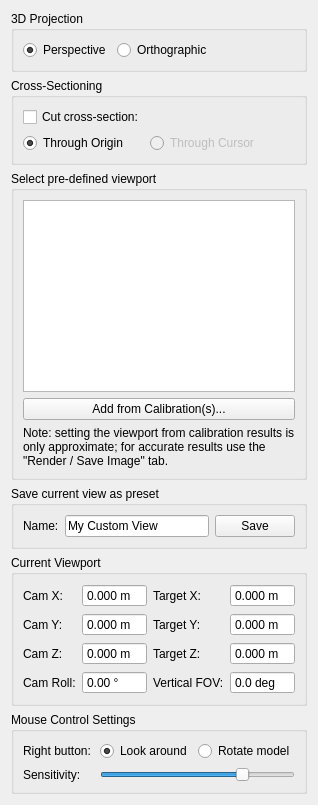
      <widget class="QWidget" name="views_tab">
       <attribute name="title">
        <string>3D Viewport</string>
       </attribute>
       <layout class="QVBoxLayout" name="verticalLayout_3">
        <item>
         <widget class="QGroupBox" name="groupBox_11">
          <property name="sizePolicy">
           <sizepolicy hsizetype="Minimum" vsizetype="Preferred">
            <horstretch>0</horstretch>
            <verstretch>0</verstretch>
           </sizepolicy>
          </property>
          <property name="title">
           <string>3D Projection</string>
          </property>
          <layout class="QHBoxLayout" name="horizontalLayout">
           <item>
            <widget class="QRadioButton" name="proj_perspective">
             <property name="text">
              <string>Perspective</string>
             </property>
             <property name="checked">
              <bool>true</bool>
             </property>
            </widget>
           </item>
           <item>
            <widget class="QRadioButton" name="proj_orthographic">
             <property name="text">
              <string>Orthographic</string>
             </property>
            </widget>
           </item>
           <item>
            <spacer name="horizontalSpacer_7">
             <property name="orientation">
              <enum>Qt::Horizontal</enum>
             </property>
             <property name="sizeHint" stdset="0">
              <size>
               <width>40</width>
               <height>20</height>
              </size>
             </property>
            </spacer>
           </item>
          </layout>
         </widget>
        </item>
        <item>
         <widget class="QGroupBox" name="groupBox_8">
          <property name="sizePolicy">
           <sizepolicy hsizetype="Minimum" vsizetype="Preferred">
            <horstretch>0</horstretch>
            <verstretch>0</verstretch>
           </sizepolicy>
          </property>
          <property name="title">
           <string>Cross-Sectioning</string>
          </property>
          <layout class="QGridLayout" name="gridLayout_14">
           <item row="0" column="0">
            <widget class="QCheckBox" name="xsection_checkbox">
             <property name="enabled">
              <bool>true</bool>
             </property>
             <property name="text">
              <string>Cut cross-section:</string>
             </property>
            </widget>
           </item>
           <item row="0" column="3">
            <spacer name="horizontalSpacer_6">
             <property name="orientation">
              <enum>Qt::Horizontal</enum>
             </property>
             <property name="sizeHint" stdset="0">
              <size>
               <width>40</width>
               <height>20</height>
              </size>
             </property>
            </spacer>
           </item>
           <item row="1" column="0">
            <widget class="QRadioButton" name="xsection_origin">
             <property name="text">
              <string>Through Origin</string>
             </property>
             <property name="checked">
              <bool>true</bool>
             </property>
            </widget>
           </item>
           <item row="1" column="3">
            <widget class="QRadioButton" name="xsection_cursor">
             <property name="enabled">
              <bool>false</bool>
             </property>
             <property name="text">
              <string>Through Cursor</string>
             </property>
            </widget>
           </item>
          </layout>
         </widget>
        </item>
        <item>
         <widget class="QGroupBox" name="groupBox_6">
          <property name="sizePolicy">
           <sizepolicy hsizetype="Minimum" vsizetype="Preferred">
            <horstretch>0</horstretch>
            <verstretch>0</verstretch>
           </sizepolicy>
          </property>
          <property name="title">
           <string>Select pre-defined viewport</string>
          </property>
          <layout class="QVBoxLayout" name="verticalLayout_4">
           <item>
            <widget class="QTreeWidget" name="viewlist">
             <property name="sizePolicy">
              <sizepolicy hsizetype="Minimum" vsizetype="Expanding">
               <horstretch>0</horstretch>
               <verstretch>0</verstretch>
              </sizepolicy>
             </property>
             <property name="editTriggers">
              <set>QAbstractItemView::NoEditTriggers</set>
             </property>
             <property name="showDropIndicator" stdset="0">
              <bool>false</bool>
             </property>
             <attribute name="headerVisible">
              <bool>false</bool>
             </attribute>
             <column>
              <property name="text">
               <string notr="true">1</string>
              </property>
             </column>
            </widget>
           </item>
           <item>
            <widget class="QPushButton" name="viewport_load_calib">
             <property name="text">
              <string>Add from Calibration(s)...</string>
             </property>
            </widget>
           </item>
           <item>
            <widget class="QLabel" name="label_3">
             <property name="text">
              <string>Note: setting the viewport from calibration results is only approximate; for accurate results use the &quot;Render / Save Image&quot; tab.</string>
             </property>
             <property name="wordWrap">
              <bool>true</bool>
             </property>
            </widget>
           </item>
          </layout>
         </widget>
        </item>
        <item>
         <widget class="QGroupBox" name="groupBox_2">
          <property name="sizePolicy">
           <sizepolicy hsizetype="Minimum" vsizetype="Preferred">
            <horstretch>0</horstretch>
            <verstretch>0</verstretch>
           </sizepolicy>
          </property>
          <property name="title">
           <string>Save current view as preset</string>
          </property>
          <layout class="QHBoxLayout" name="horizontalLayout_3">
           <item>
            <widget class="QLabel" name="label_16">
             <property name="text">
              <string>Name:</string>
             </property>
            </widget>
           </item>
           <item>
            <widget class="QLineEdit" name="view_save_name">
             <property name="text">
              <string>My Custom View</string>
             </property>
            </widget>
           </item>
           <item>
            <widget class="QPushButton" name="save_view_button">
             <property name="text">
              <string>Save</string>
             </property>
            </widget>
           </item>
          </layout>
         </widget>
        </item>
        <item>
         <widget class="QGroupBox" name="groupBox">
          <property name="sizePolicy">
           <sizepolicy hsizetype="Minimum" vsizetype="Fixed">
            <horstretch>0</horstretch>
            <verstretch>0</verstretch>
           </sizepolicy>
          </property>
          <property name="title">
           <string>Current Viewport</string>
          </property>
          <layout class="QVBoxLayout" name="verticalLayout_6">
           <item>
            <widget class="QFrame" name="viewinfoframe">
             <property name="sizePolicy">
              <sizepolicy hsizetype="Minimum" vsizetype="Preferred">
               <horstretch>0</horstretch>
               <verstretch>0</verstretch>
              </sizepolicy>
             </property>
             <property name="frameShape">
              <enum>QFrame::NoFrame</enum>
             </property>
             <property name="frameShadow">
              <enum>QFrame::Plain</enum>
             </property>
             <layout class="QGridLayout" name="gridLayout_3">
              <property name="leftMargin">
               <number>0</number>
              </property>
              <property name="topMargin">
               <number>0</number>
              </property>
              <property name="rightMargin">
               <number>0</number>
              </property>
              <property name="bottomMargin">
               <number>0</number>
              </property>
              <item row="1" column="2">
               <widget class="QLabel" name="label_9">
                <property name="sizePolicy">
                 <sizepolicy hsizetype="Minimum" vsizetype="Preferred">
                  <horstretch>0</horstretch>
                  <verstretch>0</verstretch>
                 </sizepolicy>
                </property>
                <property name="text">
                 <string>Target Y:</string>
                </property>
               </widget>
              </item>
              <item row="2" column="2">
               <widget class="QLabel" name="label_11">
                <property name="sizePolicy">
                 <sizepolicy hsizetype="Minimum" vsizetype="Preferred">
                  <horstretch>0</horstretch>
                  <verstretch>0</verstretch>
                 </sizepolicy>
                </property>
                <property name="text">
                 <string>Target Z:</string>
                </property>
               </widget>
              </item>
              <item row="0" column="3">
               <widget class="QDoubleSpinBox" name="tarX">
                <property name="maximumSize">
                 <size>
                  <width>16777215</width>
                  <height>16777215</height>
                 </size>
                </property>
                <property name="buttonSymbols">
                 <enum>QAbstractSpinBox::NoButtons</enum>
                </property>
                <property name="keyboardTracking">
                 <bool>false</bool>
                </property>
                <property name="suffix">
                 <string> m</string>
                </property>
                <property name="decimals">
                 <number>3</number>
                </property>
                <property name="minimum">
                 <double>-99.900000000000006</double>
                </property>
                <property name="singleStep">
                 <double>0.001000000000000</double>
                </property>
               </widget>
              </item>
              <item row="1" column="3">
               <widget class="QDoubleSpinBox" name="tarY">
                <property name="maximumSize">
                 <size>
                  <width>16777215</width>
                  <height>16777215</height>
                 </size>
                </property>
                <property name="buttonSymbols">
                 <enum>QAbstractSpinBox::NoButtons</enum>
                </property>
                <property name="keyboardTracking">
                 <bool>false</bool>
                </property>
                <property name="suffix">
                 <string> m</string>
                </property>
                <property name="decimals">
                 <number>3</number>
                </property>
                <property name="minimum">
                 <double>-99.900000000000006</double>
                </property>
                <property name="singleStep">
                 <double>0.001000000000000</double>
                </property>
               </widget>
              </item>
              <item row="2" column="3">
               <widget class="QDoubleSpinBox" name="tarZ">
                <property name="maximumSize">
                 <size>
                  <width>16777215</width>
                  <height>16777215</height>
                 </size>
                </property>
                <property name="buttonSymbols">
                 <enum>QAbstractSpinBox::NoButtons</enum>
                </property>
                <property name="keyboardTracking">
                 <bool>false</bool>
                </property>
                <property name="suffix">
                 <string> m</string>
                </property>
                <property name="decimals">
                 <number>3</number>
                </property>
                <property name="minimum">
                 <double>-99.900000000000006</double>
                </property>
                <property name="singleStep">
                 <double>0.001000000000000</double>
                </property>
               </widget>
              </item>
              <item row="1" column="1">
               <widget class="QDoubleSpinBox" name="camY">
                <property name="maximumSize">
                 <size>
                  <width>16777215</width>
                  <height>16777215</height>
                 </size>
                </property>
                <property name="buttonSymbols">
                 <enum>QAbstractSpinBox::NoButtons</enum>
                </property>
                <property name="keyboardTracking">
                 <bool>false</bool>
                </property>
                <property name="suffix">
                 <string> m</string>
                </property>
                <property name="decimals">
                 <number>3</number>
                </property>
                <property name="minimum">
                 <double>-99.900000000000006</double>
                </property>
                <property name="singleStep">
                 <double>0.001000000000000</double>
                </property>
               </widget>
              </item>
              <item row="0" column="0">
               <widget class="QLabel" name="label_5">
                <property name="sizePolicy">
                 <sizepolicy hsizetype="Minimum" vsizetype="Preferred">
                  <horstretch>0</horstretch>
                  <verstretch>0</verstretch>
                 </sizepolicy>
                </property>
                <property name="text">
                 <string>Cam X:</string>
                </property>
               </widget>
              </item>
              <item row="1" column="0">
               <widget class="QLabel" name="label_7">
                <property name="sizePolicy">
                 <sizepolicy hsizetype="Minimum" vsizetype="Preferred">
                  <horstretch>0</horstretch>
                  <verstretch>0</verstretch>
                 </sizepolicy>
                </property>
                <property name="text">
                 <string>Cam Y:</string>
                </property>
               </widget>
              </item>
              <item row="2" column="0">
               <widget class="QLabel" name="label_10">
                <property name="sizePolicy">
                 <sizepolicy hsizetype="Minimum" vsizetype="Preferred">
                  <horstretch>0</horstretch>
                  <verstretch>0</verstretch>
                 </sizepolicy>
                </property>
                <property name="text">
                 <string>Cam Z:</string>
                </property>
               </widget>
              </item>
              <item row="0" column="1">
               <widget class="QDoubleSpinBox" name="camX">
                <property name="maximumSize">
                 <size>
                  <width>16777215</width>
                  <height>16777215</height>
                 </size>
                </property>
                <property name="buttonSymbols">
                 <enum>QAbstractSpinBox::NoButtons</enum>
                </property>
                <property name="keyboardTracking">
                 <bool>false</bool>
                </property>
                <property name="suffix">
                 <string> m</string>
                </property>
                <property name="decimals">
                 <number>3</number>
                </property>
                <property name="minimum">
                 <double>-99.900000000000006</double>
                </property>
                <property name="singleStep">
                 <double>0.001000000000000</double>
                </property>
               </widget>
              </item>
              <item row="2" column="1">
               <widget class="QDoubleSpinBox" name="camZ">
                <property name="maximumSize">
                 <size>
                  <width>16777215</width>
                  <height>16777215</height>
                 </size>
                </property>
                <property name="buttonSymbols">
                 <enum>QAbstractSpinBox::NoButtons</enum>
                </property>
                <property name="keyboardTracking">
                 <bool>false</bool>
                </property>
                <property name="suffix">
                 <string> m</string>
                </property>
                <property name="decimals">
                 <number>3</number>
                </property>
                <property name="minimum">
                 <double>-99.900000000000006</double>
                </property>
                <property name="singleStep">
                 <double>0.001000000000000</double>
                </property>
               </widget>
              </item>
              <item row="0" column="2">
               <widget class="QLabel" name="label_8">
                <property name="sizePolicy">
                 <sizepolicy hsizetype="Minimum" vsizetype="Preferred">
                  <horstretch>0</horstretch>
                  <verstretch>0</verstretch>
                 </sizepolicy>
                </property>
                <property name="text">
                 <string>Target X:</string>
                </property>
               </widget>
              </item>
              <item row="3" column="3">
               <widget class="QDoubleSpinBox" name="camFOV">
                <property name="maximumSize">
                 <size>
                  <width>16777215</width>
                  <height>16777215</height>
                 </size>
                </property>
                <property name="buttonSymbols">
                 <enum>QAbstractSpinBox::NoButtons</enum>
                </property>
                <property name="correctionMode">
                 <enum>QAbstractSpinBox::CorrectToNearestValue</enum>
                </property>
                <property name="keyboardTracking">
                 <bool>false</bool>
                </property>
                <property name="suffix">
                 <string> deg</string>
                </property>
                <property name="decimals">
                 <number>1</number>
                </property>
                <property name="maximum">
                 <double>180.000000000000000</double>
                </property>
                <property name="singleStep">
                 <double>0.100000000000000</double>
                </property>
               </widget>
              </item>
              <item row="3" column="2">
               <widget class="QLabel" name="label_12">
                <property name="sizePolicy">
                 <sizepolicy hsizetype="Minimum" vsizetype="Preferred">
                  <horstretch>0</horstretch>
                  <verstretch>0</verstretch>
                 </sizepolicy>
                </property>
                <property name="text">
                 <string>Vertical FOV:</string>
                </property>
               </widget>
              </item>
              <item row="3" column="0">
               <widget class="QLabel" name="label_24">
                <property name="text">
                 <string>Cam Roll:</string>
                </property>
               </widget>
              </item>
              <item row="3" column="1">
               <widget class="QDoubleSpinBox" name="cam_roll">
                <property name="maximumSize">
                 <size>
                  <width>16777215</width>
                  <height>16777215</height>
                 </size>
                </property>
                <property name="buttonSymbols">
                 <enum>QAbstractSpinBox::NoButtons</enum>
                </property>
                <property name="keyboardTracking">
                 <bool>false</bool>
                </property>
                <property name="suffix">
                 <string> °</string>
                </property>
                <property name="minimum">
                 <double>-90.000000000000000</double>
                </property>
                <property name="maximum">
                 <double>90.000000000000000</double>
                </property>
               </widget>
              </item>
             </layout>
            </widget>
           </item>
          </layout>
         </widget>
        </item>
        <item>
         <widget class="QGroupBox" name="groupBox_10">
          <property name="sizePolicy">
           <sizepolicy hsizetype="Minimum" vsizetype="Preferred">
            <horstretch>0</horstretch>
            <verstretch>0</verstretch>
           </sizepolicy>
          </property>
          <property name="title">
           <string>Mouse Control Settings</string>
          </property>
          <layout class="QGridLayout" name="gridLayout_15">
           <item row="0" column="1">
            <widget class="QRadioButton" name="rmb_lookaround">
             <property name="text">
              <string>Look around</string>
             </property>
             <property name="checked">
              <bool>true</bool>
             </property>
            </widget>
           </item>
           <item row="0" column="2">
            <widget class="QRadioButton" name="rmb_rotate">
             <property name="text">
              <string>Rotate model</string>
             </property>
            </widget>
           </item>
           <item row="0" column="0">
            <widget class="QLabel" name="label_20">
             <property name="text">
              <string>Right button:</string>
             </property>
            </widget>
           </item>
           <item row="1" column="0">
            <widget class="QLabel" name="label_23">
             <property name="text">
              <string>Sensitivity:</string>
             </property>
            </widget>
           </item>
           <item row="1" column="1" colspan="2">
            <widget class="QSlider" name="control_sensitivity_slider">
             <property name="minimum">
              <number>1</number>
             </property>
             <property name="maximum">
              <number>100</number>
             </property>
             <property name="singleStep">
              <number>1</number>
             </property>
             <property name="value">
              <number>75</number>
             </property>
             <property name="tracking">
              <bool>false</bool>
             </property>
             <property name="orientation">
              <enum>Qt::Horizontal</enum>
             </property>
            </widget>
           </item>
          </layout>
         </widget>
        </item>
       </layout>
      </widget>
